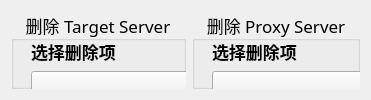
      <widget class="QWidget" name="pageDel">
       <layout class="QGridLayout" name="gridLayout_6">
        <item row="0" column="0">
         <widget class="QGroupBox" name="groupBoxTarget_5">
          <property name="sizePolicy">
           <sizepolicy hsizetype="Expanding" vsizetype="Expanding">
            <horstretch>0</horstretch>
            <verstretch>0</verstretch>
           </sizepolicy>
          </property>
          <property name="font">
           <font>
            <family>等线</family>
            <pointsize>13</pointsize>
            <weight>50</weight>
            <bold>false</bold>
           </font>
          </property>
          <property name="title">
           <string>删除 Target Server</string>
          </property>
          <property name="alignment">
           <set>Qt::AlignCenter</set>
          </property>
          <widget class="QPushButton" name="btnDelTarget">
           <property name="geometry">
            <rect>
             <x>20</x>
             <y>590</y>
             <width>151</width>
             <height>28</height>
            </rect>
           </property>
           <property name="sizePolicy">
            <sizepolicy hsizetype="Expanding" vsizetype="Expanding">
             <horstretch>0</horstretch>
             <verstretch>0</verstretch>
            </sizepolicy>
           </property>
           <property name="font">
            <font>
             <family>等线</family>
             <pointsize>13</pointsize>
             <weight>75</weight>
             <bold>true</bold>
            </font>
           </property>
           <property name="text">
            <string>删除Target_Server</string>
           </property>
          </widget>
          <widget class="QTextEdit" name="txtEditDelTargetName">
           <property name="geometry">
            <rect>
             <x>20</x>
             <y>130</y>
             <width>261</width>
             <height>31</height>
            </rect>
           </property>
           <property name="readOnly">
            <bool>true</bool>
           </property>
           <property name="markdown">
            <string/>
           </property>
           <property name="html">
            <string>&lt;!DOCTYPE HTML PUBLIC &quot;-//W3C//DTD HTML 4.0//EN&quot; &quot;http://www.w3.org/TR/REC-html40/strict.dtd&quot;&gt;
&lt;html&gt;&lt;head&gt;&lt;meta name=&quot;qrichtext&quot; content=&quot;1&quot; /&gt;&lt;style type=&quot;text/css&quot;&gt;
p, li { white-space: pre-wrap; }
&lt;/style&gt;&lt;/head&gt;&lt;body style=&quot; font-family:'等线'; font-size:13pt; font-weight:400; font-style:normal;&quot;&gt;
&lt;p style=&quot;-qt-paragraph-type:empty; margin-top:0px; margin-bottom:0px; margin-left:0px; margin-right:0px; -qt-block-indent:0; text-indent:0px; font-family:'Microsoft YaHei UI'; font-size:11.25pt;&quot;&gt;&lt;br /&gt;&lt;/p&gt;&lt;/body&gt;&lt;/html&gt;</string>
           </property>
           <property name="overwriteMode">
            <bool>false</bool>
           </property>
           <property name="acceptRichText">
            <bool>false</bool>
           </property>
           <property name="placeholderText">
            <string>username@90:8090 [2080ti]</string>
           </property>
          </widget>
          <widget class="QLabel" name="label_41">
           <property name="geometry">
            <rect>
             <x>20</x>
             <y>100</y>
             <width>101</width>
             <height>20</height>
            </rect>
           </property>
           <property name="font">
            <font>
             <family>等线</family>
             <pointsize>13</pointsize>
             <weight>75</weight>
             <bold>true</bold>
            </font>
           </property>
           <property name="text">
            <string>名字 (Name)</string>
           </property>
          </widget>
          <widget class="QLabel" name="label_42">
           <property name="geometry">
            <rect>
             <x>20</x>
             <y>180</y>
             <width>91</width>
             <height>20</height>
            </rect>
           </property>
           <property name="font">
            <font>
             <family>等线</family>
             <pointsize>13</pointsize>
             <weight>75</weight>
             <bold>true</bold>
            </font>
           </property>
           <property name="text">
            <string>主机 (Host)</string>
           </property>
          </widget>
          <widget class="QTextEdit" name="txtEditDelTargetHost">
           <property name="geometry">
            <rect>
             <x>20</x>
             <y>210</y>
             <width>261</width>
             <height>31</height>
            </rect>
           </property>
           <property name="readOnly">
            <bool>true</bool>
           </property>
           <property name="acceptRichText">
            <bool>false</bool>
           </property>
           <property name="placeholderText">
            <string>X.X.X.X</string>
           </property>
          </widget>
          <widget class="QTextEdit" name="txtEditDelTargetPort">
           <property name="geometry">
            <rect>
             <x>20</x>
             <y>290</y>
             <width>261</width>
             <height>31</height>
            </rect>
           </property>
           <property name="readOnly">
            <bool>true</bool>
           </property>
           <property name="acceptRichText">
            <bool>false</bool>
           </property>
           <property name="placeholderText">
            <string>22</string>
           </property>
          </widget>
          <widget class="QLabel" name="label_43">
           <property name="geometry">
            <rect>
             <x>20</x>
             <y>260</y>
             <width>141</width>
             <height>20</height>
            </rect>
           </property>
           <property name="font">
            <font>
             <family>等线</family>
             <pointsize>13</pointsize>
             <weight>75</weight>
             <bold>true</bold>
            </font>
           </property>
           <property name="text">
            <string>连接端口 (Port)</string>
           </property>
          </widget>
          <widget class="QLabel" name="label_44">
           <property name="geometry">
            <rect>
             <x>20</x>
             <y>500</y>
             <width>161</width>
             <height>20</height>
            </rect>
           </property>
           <property name="font">
            <font>
             <family>等线</family>
             <pointsize>13</pointsize>
             <weight>75</weight>
             <bold>true</bold>
            </font>
           </property>
           <property name="text">
            <string>本地端口 (LocalPort)</string>
           </property>
          </widget>
          <widget class="QTextEdit" name="txtEditTargetDelLocalPort">
           <property name="geometry">
            <rect>
             <x>20</x>
             <y>530</y>
             <width>261</width>
             <height>31</height>
            </rect>
           </property>
           <property name="readOnly">
            <bool>true</bool>
           </property>
           <property name="acceptRichText">
            <bool>false</bool>
           </property>
           <property name="placeholderText">
            <string>8090</string>
           </property>
          </widget>
          <widget class="QTextBrowser" name="txtBrowerDelTargetStatus">
           <property name="geometry">
            <rect>
             <x>20</x>
             <y>670</y>
             <width>491</width>
             <height>61</height>
            </rect>
           </property>
           <property name="placeholderText">
            <string>是否删除成功</string>
           </property>
          </widget>
          <widget class="QLabel" name="label_45">
           <property name="geometry">
            <rect>
             <x>20</x>
             <y>640</y>
             <width>91</width>
             <height>20</height>
            </rect>
           </property>
           <property name="font">
            <font>
             <family>等线</family>
             <pointsize>13</pointsize>
             <weight>75</weight>
             <bold>true</bold>
            </font>
           </property>
           <property name="text">
            <string>Status Log</string>
           </property>
          </widget>
          <widget class="QComboBox" name="comboBoxDelTarget">
           <property name="geometry">
            <rect>
             <x>20</x>
             <y>60</y>
             <width>261</width>
             <height>26</height>
            </rect>
           </property>
          </widget>
          <widget class="QLabel" name="label_46">
           <property name="geometry">
            <rect>
             <x>20</x>
             <y>30</y>
             <width>91</width>
             <height>20</height>
            </rect>
           </property>
           <property name="font">
            <font>
             <family>等线</family>
             <pointsize>13</pointsize>
             <weight>75</weight>
             <bold>true</bold>
            </font>
           </property>
           <property name="text">
            <string>选择删除项</string>
           </property>
          </widget>
          <widget class="QLabel" name="label_63">
           <property name="geometry">
            <rect>
             <x>20</x>
             <y>420</y>
             <width>151</width>
             <height>20</height>
            </rect>
           </property>
           <property name="font">
            <font>
             <family>等线</family>
             <pointsize>13</pointsize>
             <weight>75</weight>
             <bold>true</bold>
            </font>
           </property>
           <property name="text">
            <string>用户密码 (UserPass)</string>
           </property>
          </widget>
          <widget class="QTextEdit" name="txtEditDelTargetUserName">
           <property name="geometry">
            <rect>
             <x>20</x>
             <y>370</y>
             <width>261</width>
             <height>31</height>
            </rect>
           </property>
           <property name="readOnly">
            <bool>true</bool>
           </property>
           <property name="acceptRichText">
            <bool>false</bool>
           </property>
           <property name="placeholderText">
            <string>Target username</string>
           </property>
          </widget>
          <widget class="QLineEdit" name="lineEditDelTargetUserPass">
           <property name="geometry">
            <rect>
             <x>20</x>
             <y>450</y>
             <width>261</width>
             <height>31</height>
            </rect>
           </property>
           <property name="echoMode">
            <enum>QLineEdit::Password</enum>
           </property>
           <property name="placeholderText">
            <string>XXXXXX</string>
           </property>
          </widget>
          <widget class="QLabel" name="label_64">
           <property name="geometry">
            <rect>
             <x>20</x>
             <y>340</y>
             <width>151</width>
             <height>20</height>
            </rect>
           </property>
           <property name="font">
            <font>
             <family>等线</family>
             <pointsize>13</pointsize>
             <weight>75</weight>
             <bold>true</bold>
            </font>
           </property>
           <property name="text">
            <string>用户名 (UserName)</string>
           </property>
          </widget>
         </widget>
        </item>
        <item row="0" column="1">
         <widget class="QGroupBox" name="groupBoxTarget_6">
          <property name="sizePolicy">
           <sizepolicy hsizetype="Expanding" vsizetype="Expanding">
            <horstretch>0</horstretch>
            <verstretch>0</verstretch>
           </sizepolicy>
          </property>
          <property name="font">
           <font>
            <family>等线</family>
            <pointsize>13</pointsize>
            <weight>50</weight>
            <bold>false</bold>
           </font>
          </property>
          <property name="title">
           <string>删除 Proxy Server</string>
          </property>
          <property name="alignment">
           <set>Qt::AlignCenter</set>
          </property>
          <widget class="QTextEdit" name="txtEditDelProxyName">
           <property name="geometry">
            <rect>
             <x>20</x>
             <y>130</y>
             <width>261</width>
             <height>31</height>
            </rect>
           </property>
           <property name="readOnly">
            <bool>true</bool>
           </property>
           <property name="acceptRichText">
            <bool>false</bool>
           </property>
           <property name="placeholderText">
            <string>username@smile403 [Only]</string>
           </property>
          </widget>
          <widget class="QLabel" name="label_47">
           <property name="geometry">
            <rect>
             <x>20</x>
             <y>100</y>
             <width>101</width>
             <height>20</height>
            </rect>
           </property>
           <property name="font">
            <font>
             <family>等线</family>
             <pointsize>13</pointsize>
             <weight>75</weight>
             <bold>true</bold>
            </font>
           </property>
           <property name="text">
            <string>名字 (Name)</string>
           </property>
          </widget>
          <widget class="QLabel" name="label_48">
           <property name="geometry">
            <rect>
             <x>20</x>
             <y>180</y>
             <width>91</width>
             <height>20</height>
            </rect>
           </property>
           <property name="font">
            <font>
             <family>等线</family>
             <pointsize>13</pointsize>
             <weight>75</weight>
             <bold>true</bold>
            </font>
           </property>
           <property name="text">
            <string>主机 (Host)</string>
           </property>
          </widget>
          <widget class="QTextEdit" name="txtEditDelProxyHost">
           <property name="geometry">
            <rect>
             <x>20</x>
             <y>210</y>
             <width>261</width>
             <height>31</height>
            </rect>
           </property>
           <property name="readOnly">
            <bool>true</bool>
           </property>
           <property name="acceptRichText">
            <bool>false</bool>
           </property>
           <property name="placeholderText">
            <string>X.X.X.X</string>
           </property>
          </widget>
          <widget class="QTextEdit" name="txtEditDelProxyPort">
           <property name="geometry">
            <rect>
             <x>20</x>
             <y>290</y>
             <width>261</width>
             <height>31</height>
            </rect>
           </property>
           <property name="readOnly">
            <bool>true</bool>
           </property>
           <property name="acceptRichText">
            <bool>false</bool>
           </property>
           <property name="placeholderText">
            <string>22</string>
           </property>
          </widget>
          <widget class="QLabel" name="label_49">
           <property name="geometry">
            <rect>
             <x>20</x>
             <y>260</y>
             <width>141</width>
             <height>20</height>
            </rect>
           </property>
           <property name="font">
            <font>
             <family>等线</family>
             <pointsize>13</pointsize>
             <weight>75</weight>
             <bold>true</bold>
            </font>
           </property>
           <property name="text">
            <string>连接端口 (Port)</string>
           </property>
          </widget>
          <widget class="QTextEdit" name="txtEditDelProxyUserName">
           <property name="geometry">
            <rect>
             <x>20</x>
             <y>370</y>
             <width>261</width>
             <height>31</height>
            </rect>
           </property>
           <property name="readOnly">
            <bool>true</bool>
           </property>
           <property name="acceptRichText">
            <bool>false</bool>
           </property>
           <property name="placeholderText">
            <string>Proxy username</string>
           </property>
          </widget>
          <widget class="QLabel" name="label_50">
           <property name="geometry">
            <rect>
             <x>20</x>
             <y>340</y>
             <width>151</width>
             <height>20</height>
            </rect>
           </property>
           <property name="font">
            <font>
             <family>等线</family>
             <pointsize>13</pointsize>
             <weight>75</weight>
             <bold>true</bold>
            </font>
           </property>
           <property name="text">
            <string>用户名 (UserName)</string>
           </property>
          </widget>
          <widget class="QLabel" name="label_51">
           <property name="geometry">
            <rect>
             <x>20</x>
             <y>420</y>
             <width>151</width>
             <height>20</height>
            </rect>
           </property>
           <property name="font">
            <font>
             <family>等线</family>
             <pointsize>13</pointsize>
             <weight>75</weight>
             <bold>true</bold>
            </font>
           </property>
           <property name="text">
            <string>用户密码 (UserPass)</string>
           </property>
          </widget>
          <widget class="QPushButton" name="btnDelProxy">
           <property name="geometry">
            <rect>
             <x>20</x>
             <y>590</y>
             <width>151</width>
             <height>28</height>
            </rect>
           </property>
           <property name="font">
            <font>
             <family>等线</family>
             <pointsize>13</pointsize>
             <weight>75</weight>
             <bold>true</bold>
            </font>
           </property>
           <property name="text">
            <string>删除Proxy_Server</string>
           </property>
          </widget>
          <widget class="QTextBrowser" name="txtBrowerDelProxyStatus">
           <property name="geometry">
            <rect>
             <x>20</x>
             <y>670</y>
             <width>491</width>
             <height>61</height>
            </rect>
           </property>
           <property name="placeholderText">
            <string>是否删除成功</string>
           </property>
          </widget>
          <widget class="QLabel" name="label_52">
           <property name="geometry">
            <rect>
             <x>20</x>
             <y>640</y>
             <width>91</width>
             <height>20</height>
            </rect>
           </property>
           <property name="font">
            <font>
             <family>等线</family>
             <pointsize>13</pointsize>
             <weight>75</weight>
             <bold>true</bold>
            </font>
           </property>
           <property name="text">
            <string>Status Log</string>
           </property>
          </widget>
          <widget class="QLabel" name="label_53">
           <property name="geometry">
            <rect>
             <x>20</x>
             <y>30</y>
             <width>91</width>
             <height>20</height>
            </rect>
           </property>
           <property name="font">
            <font>
             <family>等线</family>
             <pointsize>13</pointsize>
             <weight>75</weight>
             <bold>true</bold>
            </font>
           </property>
           <property name="text">
            <string>选择删除项</string>
           </property>
          </widget>
          <widget class="QComboBox" name="comboBoxDelProxy">
           <property name="geometry">
            <rect>
             <x>20</x>
             <y>60</y>
             <width>261</width>
             <height>26</height>
            </rect>
           </property>
          </widget>
          <widget class="QLineEdit" name="lineEditDelProxyUserPass">
           <property name="geometry">
            <rect>
             <x>20</x>
             <y>450</y>
             <width>261</width>
             <height>31</height>
            </rect>
           </property>
           <property name="echoMode">
            <enum>QLineEdit::Password</enum>
           </property>
           <property name="placeholderText">
            <string>XXXXXX</string>
           </property>
          </widget>
         </widget>
        </item>
       </layout>
      </widget>
